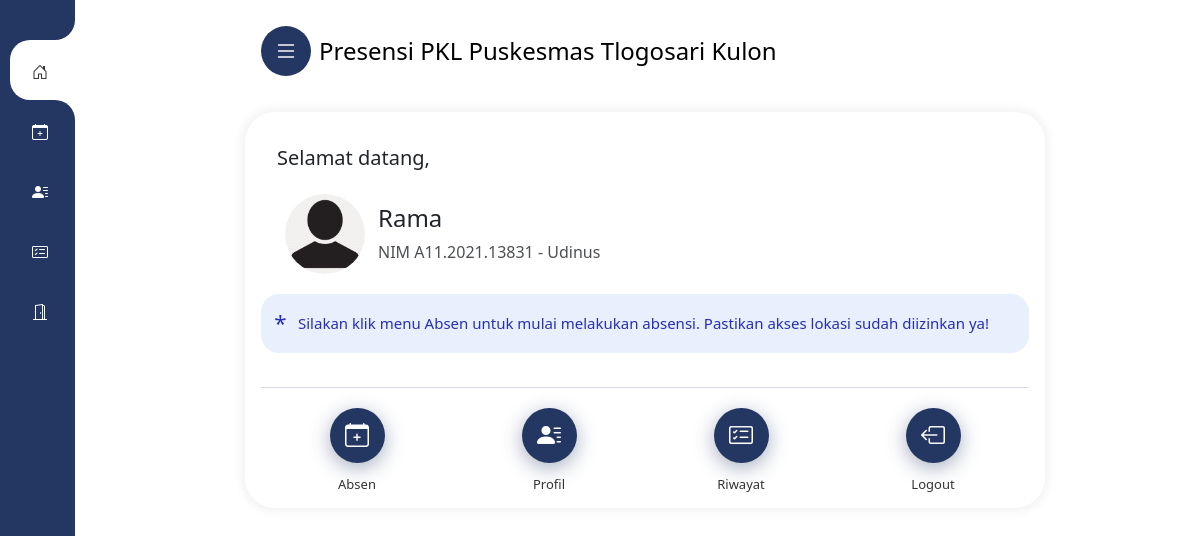
The app's page /beranda (signed in) with its own data.
### tables this page shows
CREATE TABLE `pengguna` (
  `id` int(11) NOT NULL,
  `nim` varchar(250) NOT NULL,
  `nama` varchar(30) NOT NULL,
  `universitas` varchar(250) NOT NULL,
  `password` varchar(255) NOT NULL,
  `penempatan_id` int(11) NOT NULL,
  `foto_profil` varchar(225) DEFAULT NULL
);

### beranda.php (the view, shortened to what this page needs)
<?php
include_once 'cfgall.php';
?>
<!DOCTYPE html>
<html>
<body>
	<div class="kolomkanan">
		<div class="mx-auto">
			<div class="card mb-5 p-3">
				<div class="leftP">
					<div>
						<div class="card-body" style="padding-top:0">
							<h5 class="card-title">Selamat datang,</h5>
						</div>
					</div>
					<div class="profileIcon leftC flex solo" style="padding-bottom:20px">
						<label class="a flexIns fc" for="forProfile">
							<span class="avatar flex center">
								<img class="iniprofil" src="foto_profil/<?php echo $nama_file; ?>"
									alt="<?php echo $nama_file; ?>">
							</span>
							<span class="n flex column">
								<span class="fontS">
									<h4>
										<?php echo $nama ?>
									</h4>
								</span>
								<p class="opacity" style="margin-bottom:0">
									NIM
									<?php echo $nim ?> -
									<?php echo $universitas ?>
								</p>
							</span>
						</label>
					</div>
					<p class='note'>Silakan klik menu Absen untuk mulai melakukan absensi. Pastikan akses lokasi sudah diizinkan ya!</p>
				</div>
				<div class="menu-beranda">
					<div class="item">
						<div class="sa">
							<a href="./absensi">
								<div class="icon-wrapper bg-putih">
									<i class="bi bi-calendar-plus"></i>
								</div>
								<strong>Absen</strong>
							</a>
						</div>
					</div>
					<div class="item">
						<div class="sa">
							<a href="./profil">
								<div class="icon-wrapper bg-putih">
									<i class="bi bi-person-lines-fill"></i>
								</div>
								<strong>Profil</strong>
							</a>
						</div>
					</div>
					<div class="item">
						<div class="sa">
							<a href="./riwayat">
								<div class="icon-wrapper bg-putih">
									<i class="bi bi-card-checklist"></i>
								</div>
								<strong>Riwayat</strong>
							</a>
						</div>
					</div>
					<div class="item">
						<div class="sa">
							<a href="./logout">
								<div class="icon-wrapper bg-putih">
									<i class="bi bi-box-arrow-left"></i>
								</div>
								<strong>Logout</strong>
							</a>
						</div>
					</div>
				</div>
			</div>
		</div>
	</div>
</body>
</html>

### header/style.css (style rules this page uses)
a,a:hover,a:focus { color: inherit;text-decoration: none;transition: all 0.3s; }
.card, .modal-content { box-shadow: 0px 0px 10px 4px rgba(0, 0, 0, 0.05);border:none;border-radius: 30px; }
.bi { vertical-align: -.125em;pointer-events: none;fill: currentColor; }
.flex { display:flex }
.flex.column { flex-direction:column }
.leftC { padding-inline: 20px; }
.leftP { position: relative;left: 0;top: 0;right: 0;padding-block: 18px;background-color: inherit; }
.profileIcon .a { align-items: center; }
.flexIns { display: inline-flex; }
.profileIcon .avatar { margin-inline-start: calc((35px - 20px) / 2 - 4px);margin-inline-end: calc(((35px - 20px) / 2) + 6px); }
.flex.center { align-items: center;justify-content: center; }
.avatar { min-width: 42px;min-height: 42px;border-radius: 50%;background-color: #f5f3f2;background-size: 100%;background-position: center;background-repeat: no-repeat; }
.avatar .iniprofil { width:80px;height:80px;border-radius: 50%; }
.profileIcon .n { max-width: calc(100% - 45px); }
.opacity { opacity: .8; }
.menu-beranda { border-top: 1px solid #DCDCE9;padding-top: 20px;display: flex;align-items: flex-start;justify-content: space-between; }
.menu-beranda .item { flex: 1;text-align: center; }
.menu-beranda .item .sa { display:block; }
.menu-beranda .item .icon-wrapper { width: 55px;height: 55px;display: inline-flex;align-items: center;justify-content: center;border-radius: 50%;color: #fff;font-size: 24px;margin-bottom: 14px;box-shadow:0 5px 20px 0 #24376366;transition: all .3s ease; }
.bg-putih { background:#243763 }
.menu-beranda .item strong { display: block;color: #333333;font-weight: 500;font-size: 13px;line-height: 1.2em; }
@media only screen and (min-width: 576px) { .mx-auto { margin-top:20px } }
@media only screen and (min-width: 576px) { .kolomkanan { margin-left: 110px !important;margin-right: 20px !important; } }
.note { position:relative; padding:18px 20px;padding-inline-start:37px;border-radius:18px; color:#272eb5;background-color:#e8f0fe; font-size:15px; overflow:hidden }
.note::after { content:'\002A'; position:absolute;top:12px;left:12px;min-width:15px;text-align:center; font-size:1.4rem }

### beranda.php (style rules this page uses)
.mx-auto { max-width: 800px !important }
.card { margin-top: 10px; }

### records on screen
pengguna: nama "Rama", nim "A11.2021.13831", universitas "Udinus"
